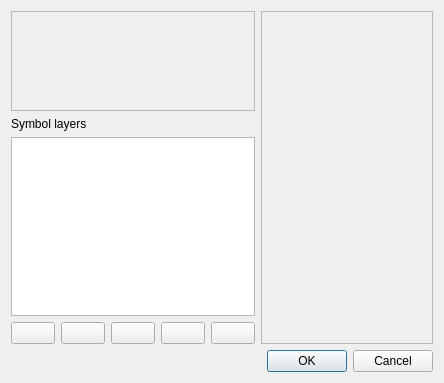
<?xml version="1.0" encoding="UTF-8"?>
<ui version="4.0">
 <class>QgsSymbolV2SelectorDialogBase</class>
 <widget class="QDialog" name="QgsSymbolV2SelectorDialogBase">
  <property name="geometry">
   <rect>
    <x>0</x>
    <y>0</y>
    <width>444</width>
    <height>383</height>
   </rect>
  </property>
  <property name="windowTitle">
   <string>Symbol selector</string>
  </property>
  <layout class="QGridLayout" name="gridLayout">
   <item row="0" column="0">
    <layout class="QVBoxLayout" name="verticalLayout">
     <item>
      <widget class="QLabel" name="lblPreview">
       <property name="sizePolicy">
        <sizepolicy hsizetype="Expanding" vsizetype="Fixed">
         <horstretch>0</horstretch>
         <verstretch>0</verstretch>
        </sizepolicy>
       </property>
       <property name="minimumSize">
        <size>
         <width>100</width>
         <height>100</height>
        </size>
       </property>
       <property name="frameShape">
        <enum>QFrame::StyledPanel</enum>
       </property>
       <property name="frameShadow">
        <enum>QFrame::Sunken</enum>
       </property>
       <property name="text">
        <string/>
       </property>
       <property name="alignment">
        <set>Qt::AlignCenter</set>
       </property>
      </widget>
     </item>
     <item>
      <widget class="QLabel" name="label_3">
       <property name="text">
        <string>Symbol layers</string>
       </property>
      </widget>
     </item>
     <item>
      <widget class="QTreeView" name="layersTree">
       <property name="sizePolicy">
        <sizepolicy hsizetype="Expanding" vsizetype="Expanding">
         <horstretch>0</horstretch>
         <verstretch>0</verstretch>
        </sizepolicy>
       </property>
       <property name="editTriggers">
        <set>QAbstractItemView::NoEditTriggers</set>
       </property>
      </widget>
     </item>
     <item>
      <layout class="QHBoxLayout" name="pushBtnBox">
       <property name="spacing">
        <number>6</number>
       </property>
       <item>
        <widget class="QPushButton" name="btnAddLayer">
         <property name="maximumSize">
          <size>
           <width>50</width>
           <height>16777215</height>
          </size>
         </property>
         <property name="toolTip">
          <string>Add symbol layer</string>
         </property>
        </widget>
       </item>
       <item>
        <widget class="QPushButton" name="btnRemoveLayer">
         <property name="maximumSize">
          <size>
           <width>50</width>
           <height>16777215</height>
          </size>
         </property>
         <property name="toolTip">
          <string>Remove symbol layer</string>
         </property>
        </widget>
       </item>
       <item>
        <widget class="QPushButton" name="btnLock">
         <property name="maximumSize">
          <size>
           <width>50</width>
           <height>16777215</height>
          </size>
         </property>
         <property name="toolTip">
          <string>Lock layer's color</string>
         </property>
         <property name="checkable">
          <bool>true</bool>
         </property>
        </widget>
       </item>
       <item>
        <widget class="QPushButton" name="btnUp">
         <property name="maximumSize">
          <size>
           <width>50</width>
           <height>16777215</height>
          </size>
         </property>
         <property name="toolTip">
          <string>Move up</string>
         </property>
        </widget>
       </item>
       <item>
        <widget class="QPushButton" name="btnDown">
         <property name="maximumSize">
          <size>
           <width>50</width>
           <height>16777215</height>
          </size>
         </property>
         <property name="toolTip">
          <string>Move down</string>
         </property>
        </widget>
       </item>
      </layout>
     </item>
    </layout>
   </item>
   <item row="1" column="2">
    <widget class="QDialogButtonBox" name="buttonBox">
     <property name="orientation">
      <enum>Qt::Horizontal</enum>
     </property>
     <property name="standardButtons">
      <set>QDialogButtonBox::Cancel|QDialogButtonBox::Ok</set>
     </property>
    </widget>
   </item>
   <item row="0" column="1" colspan="2">
    <widget class="QFrame" name="frame">
     <property name="sizePolicy">
      <sizepolicy hsizetype="Expanding" vsizetype="Preferred">
       <horstretch>4</horstretch>
       <verstretch>0</verstretch>
      </sizepolicy>
     </property>
     <property name="frameShape">
      <enum>QFrame::StyledPanel</enum>
     </property>
     <property name="frameShadow">
      <enum>QFrame::Sunken</enum>
     </property>
     <layout class="QVBoxLayout" name="verticalLayout_2">
      <item>
       <widget class="QStackedWidget" name="stackedWidget">
        <property name="sizePolicy">
         <sizepolicy hsizetype="Expanding" vsizetype="Expanding">
          <horstretch>2</horstretch>
          <verstretch>0</verstretch>
         </sizepolicy>
        </property>
        <widget class="QWidget" name="page_2"/>
       </widget>
      </item>
     </layout>
    </widget>
   </item>
  </layout>
 </widget>
 <resources/>
 <connections>
  <connection>
   <sender>buttonBox</sender>
   <signal>accepted()</signal>
   <receiver>QgsSymbolV2SelectorDialogBase</receiver>
   <slot>accept()</slot>
   <hints>
    <hint type="sourcelabel">
     <x>257</x>
     <y>406</y>
    </hint>
    <hint type="destinationlabel">
     <x>157</x>
     <y>274</y>
    </hint>
   </hints>
  </connection>
  <connection>
   <sender>buttonBox</sender>
   <signal>rejected()</signal>
   <receiver>QgsSymbolV2SelectorDialogBase</receiver>
   <slot>reject()</slot>
   <hints>
    <hint type="sourcelabel">
     <x>325</x>
     <y>406</y>
    </hint>
    <hint type="destinationlabel">
     <x>286</x>
     <y>274</y>
    </hint>
   </hints>
  </connection>
 </connections>
</ui>
